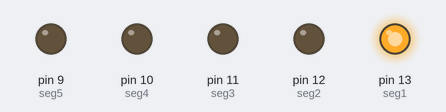
Recording of a program running on a simulated MicroPython board. Shown: output pins drawn as LEDs (lit = HIGH). At 5.0 s the program stops and its outputs stay as they are.

Above: at 0.1 s.
At 1.1 s:
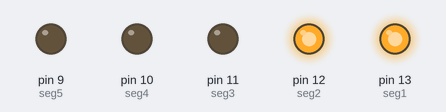
At 2.1 s:
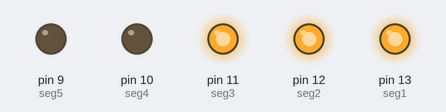
At 3.1 s:
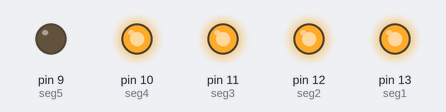
At 4.1 s:
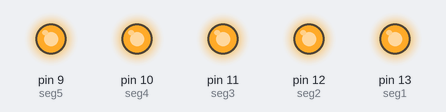
At 5.1 s:
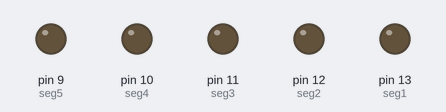
Timing chart, 0 to 6.5 s (numbered marks = the images above):
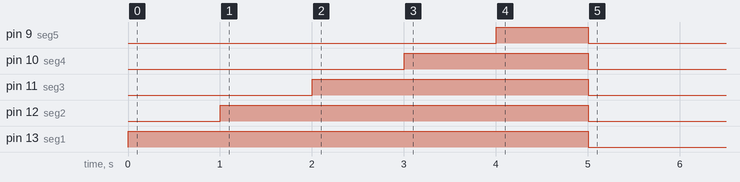

The program:

Day4b.py
```python
'''
Lighting up bar graph LED segment by segment (using for loops)
'''

# Imports
from machine import Pin
import time

# Set up GPIOs 9-13
seg1 = Pin(13, Pin.OUT)
seg2 = Pin(12, Pin.OUT)
seg3 = Pin(11, Pin.OUT)
seg4 = Pin(10, Pin.OUT)
seg5 = Pin(9, Pin.OUT)

# turn on segments one by one, then turn all off
segments = [seg1, seg2, seg3, seg4, seg5]

for segment in segments:
    segment.value(1)
    time.sleep(1)

for segment in segments:
    segment.value(0)
```

Measured:
- by itself, pin 9 (seg5): LOW → HIGH at 4.0 s, → LOW 1.0 s later
- by itself, pin 10 (seg4): LOW → HIGH at 3.0 s, → LOW 2.0 s later
- by itself, pin 11 (seg3): LOW → HIGH at 2.0 s, → LOW 3.0 s later
- by itself, pin 12 (seg2): LOW → HIGH at 1.0 s, → LOW 4.0 s later
- by itself, pin 13 (seg1): LOW → HIGH at 0.00 s, → LOW 5.0 s later
